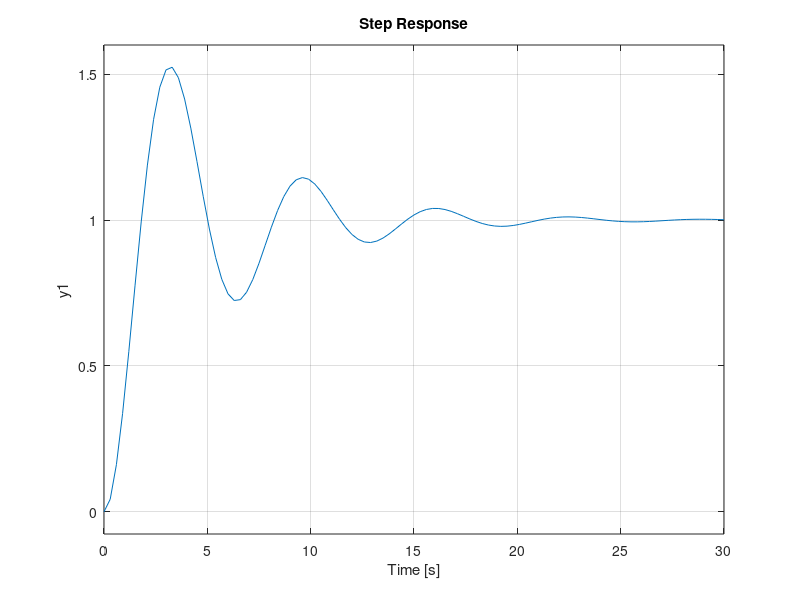

Write the MATLAB code that produced this figure.
clear all;
close all;
clc;
G = tf(1, [1, 0.4,1])
step(G)
Gz = c2d(G,0.5)
[num,den] = tfdata(Gz)

[A,B,C,D] = tf2ss(num{1},den{1})